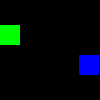
Frame 1 (no input)
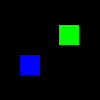
Frame 60 (the mouse pressed at the canvas centre just before this capture)
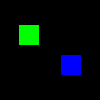
Frame 120 (the mouse held since frame 60 and released just before this capture)

The Processing sketch that drew these frames (run headless with seeded random() and noise(); from frame 60 on, the mouse is pressed at the canvas centre):

// Processing sketch: Part_4
// ── Part_4.pde
int i;
int j;
int k;
int l;
void setup()
{
  size(100, 100);
  noStroke();
  i=0;
  j=-99;
  k=79;
  l=179;
  frameRate(60);
}
void draw()
{
  background(0);

  fill(0, 255, 0);
  rect(i, 25, 20, 20);
  if (i++ >= 99)
  {
    i=0;
  }

  rect(j, 25, 20, 20);
  if (j++ >= 0)
  {
    j=-101;
  }

  fill(0, 0, 255);
  rect(k, 55, 20, 20);
  if (k-- <= -21)
  {
    k=79;
  }

  rect(l, 55, 20, 20);
  if (l-- <= 79)
  {
    l=179;
  }
}
